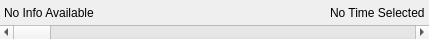
<ui version="4.0" >
 <class>TimeWidget</class>
 <widget class="QWidget" name="TimeWidget" >
  <property name="geometry" >
   <rect>
    <x>0</x>
    <y>0</y>
    <width>429</width>
    <height>39</height>
   </rect>
  </property>
  <property name="sizePolicy" >
   <sizepolicy vsizetype="Minimum" hsizetype="Preferred" >
    <horstretch>0</horstretch>
    <verstretch>0</verstretch>
   </sizepolicy>
  </property>
  <property name="windowTitle" >
   <string>TimeControl</string>
  </property>
  <property name="windowIcon" >
   <iconset resource="graphics.qrc" >:/icons/icons/xclock.png</iconset>
  </property>
  <layout class="QVBoxLayout" >
   <property name="spacing" >
    <number>0</number>
   </property>
   <property name="leftMargin" >
    <number>0</number>
   </property>
   <property name="topMargin" >
    <number>0</number>
   </property>
   <property name="rightMargin" >
    <number>0</number>
   </property>
   <property name="bottomMargin" >
    <number>0</number>
   </property>
   <item>
    <layout class="QHBoxLayout" >
     <property name="spacing" >
      <number>6</number>
     </property>
     <property name="leftMargin" >
      <number>4</number>
     </property>
     <property name="rightMargin" >
      <number>4</number>
     </property>
     <item>
      <widget class="QLabel" name="label1" >
       <property name="text" >
        <string>No Info Available</string>
       </property>
      </widget>
     </item>
     <item>
      <spacer>
       <property name="orientation" >
        <enum>Qt::Horizontal</enum>
       </property>
       <property name="sizeHint" >
        <size>
         <width>40</width>
         <height>20</height>
        </size>
       </property>
      </spacer>
     </item>
     <item>
      <widget class="QLabel" name="label2" >
       <property name="text" >
        <string>No Time Selected</string>
       </property>
      </widget>
     </item>
    </layout>
   </item>
   <item>
    <widget class="QScrollBar" name="scroller" >
     <property name="orientation" >
      <enum>Qt::Horizontal</enum>
     </property>
    </widget>
   </item>
  </layout>
 </widget>
 <resources>
  <include location="graphics.qrc" />
 </resources>
 <connections/>
</ui>
